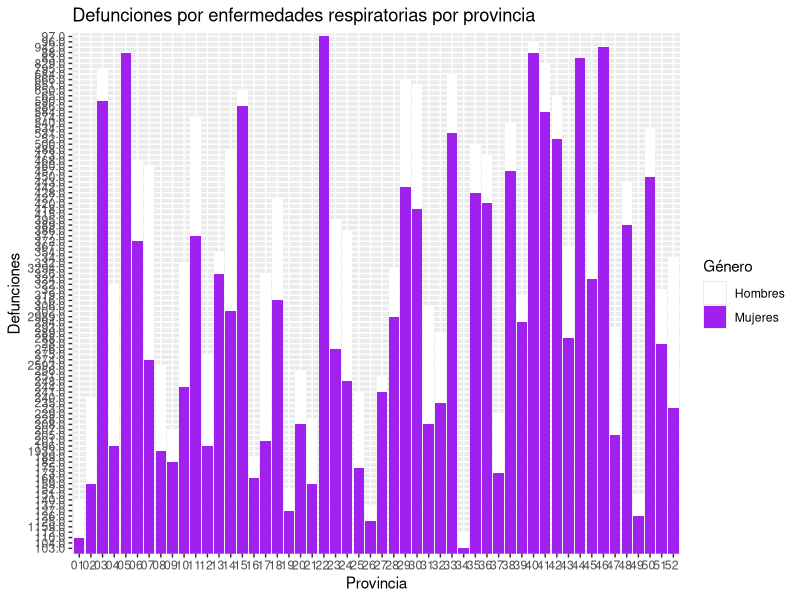
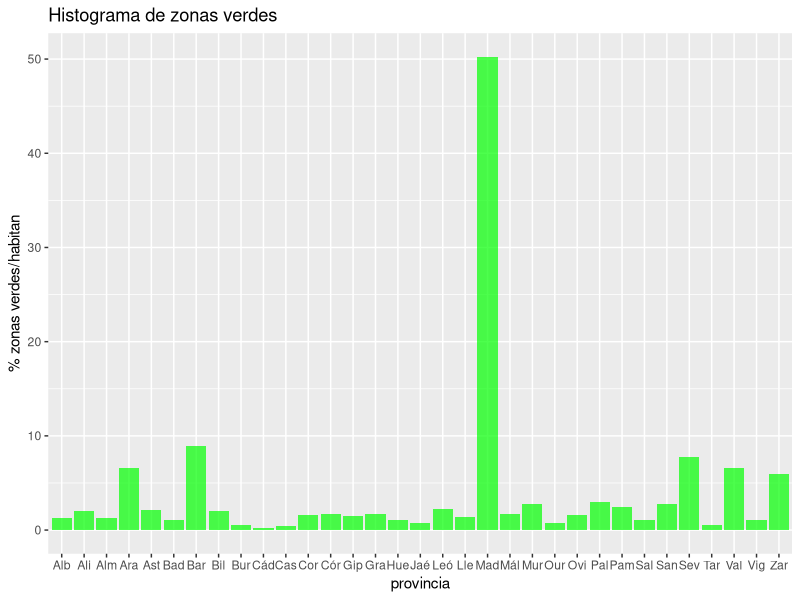
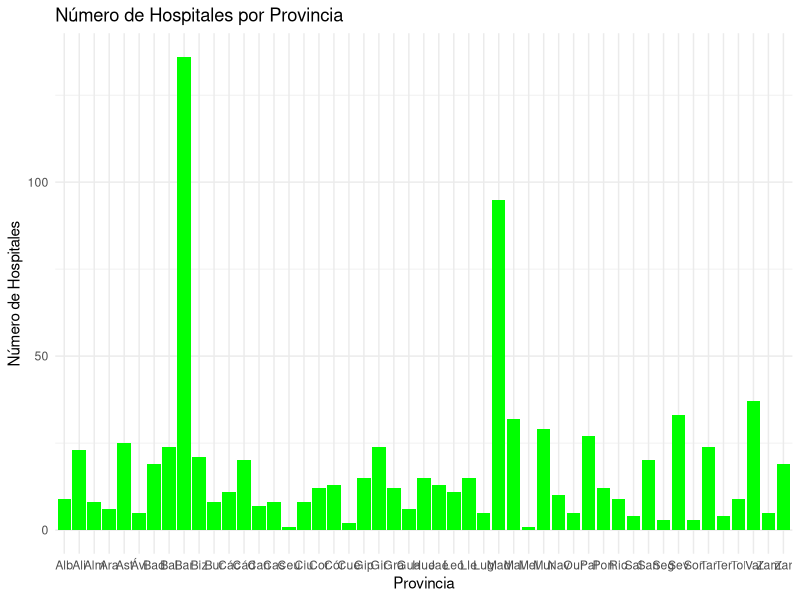

These charts were generated, in order, by the following R code:
## ---- chunk 1
knitr::opts_chunk$set(echo = TRUE)
## ---- chunk 2
library(readxl)
library(dplyr)
library(tidyverse)#preguntar si con este es sufi
library(ggplot2)
library(tidyverse)

## ---- chunk 3
defuncion <-read_excel("defunciones.xlsx")
defuncion_resp<-defuncion %>%
  slice(1337:1500)%>%
  select(1,3)%>%
  rename(Provincia = 1, defunciones= 2)
## ---- chunk 4
defuncion_resp_total<-defuncion_resp %>%
  slice(2:53)%>%
  select(1,2)

knitr::kable(defuncion_resp_total)

## ---- chunk 5
defuncion_resp_mujeres<-defuncion_resp %>%
  slice(112:163)%>%
  select(1,2)%>%
  rename(defunciones_mujeres= 2)
knitr::kable(defuncion_resp_mujeres)
## ---- chunk 6
defuncion_resp_hombres<-defuncion_resp %>%
  slice(57:108)%>%
  select(1,2)%>%
  rename(defunciones_hombres= 2)

knitr::kable(defuncion_resp_hombres)
## ---- chunk 7
# combinar
defuncion_resp_combinada <- merge(defuncion_resp_hombres, defuncion_resp_mujeres, by = "Provincia")
defuncion_resp_combinada$Provincia <- substr(defuncion_resp_combinada$Provincia, 1,3)
ggplot(defuncion_resp_combinada, aes(x = Provincia)) +
  geom_bar(aes(y = defunciones_hombres, fill = "Hombres"), position = "dodge", stat = "identity") +
  geom_bar(aes(y = defunciones_mujeres, fill = "Mujeres"), position = "dodge", stat = "identity") +
  labs(title = "Defunciones por enfermedades respiratorias por provincia",
       x = "Provincia",
       y = "Defunciones",
       fill = "Género") +



  scale_fill_manual(values = c("Hombres" = "white", "Mujeres" = "purple"))

## ---- chunk 8
zonas_verdes<- read_excel("zonas_verdes.xlsx")
## ---- chunk 9
#histograma preguntar
zonas_verdes$Ciudad <- substr(zonas_verdes$Ciudad, 1,3)
ggplot(zonas_verdes, aes(x= Ciudad, y=`Total (km²)`))+ geom_bar(stat = "identity",fill = "green", alpha = 0.7) +
  labs(title = "Histograma de zonas verdes", x = "provincia", y = "% zonas verdes/habitan")
## ---- chunk 10
datos <-read_excel("CNH_2021.xlsx")
conteo_por_provincia <- datos %>%
  group_by(Provincia) %>%
  summarize(Numero_Hospitales = n_distinct(`Nombre Centro`))
conteo_por_provincia
## ---- chunk 11
conteo_por_provincia$Provincia <- substr(conteo_por_provincia$Provincia, 1,3)

ggplot(conteo_por_provincia, aes(x = Provincia, y = Numero_Hospitales)) +
  geom_bar(stat = "identity", fill = "green") +
  labs(title = "Número de Hospitales por Provincia",
       x = "Provincia",
       y = "Número de Hospitales") +
  theme_minimal()



## ---- chunk 12
